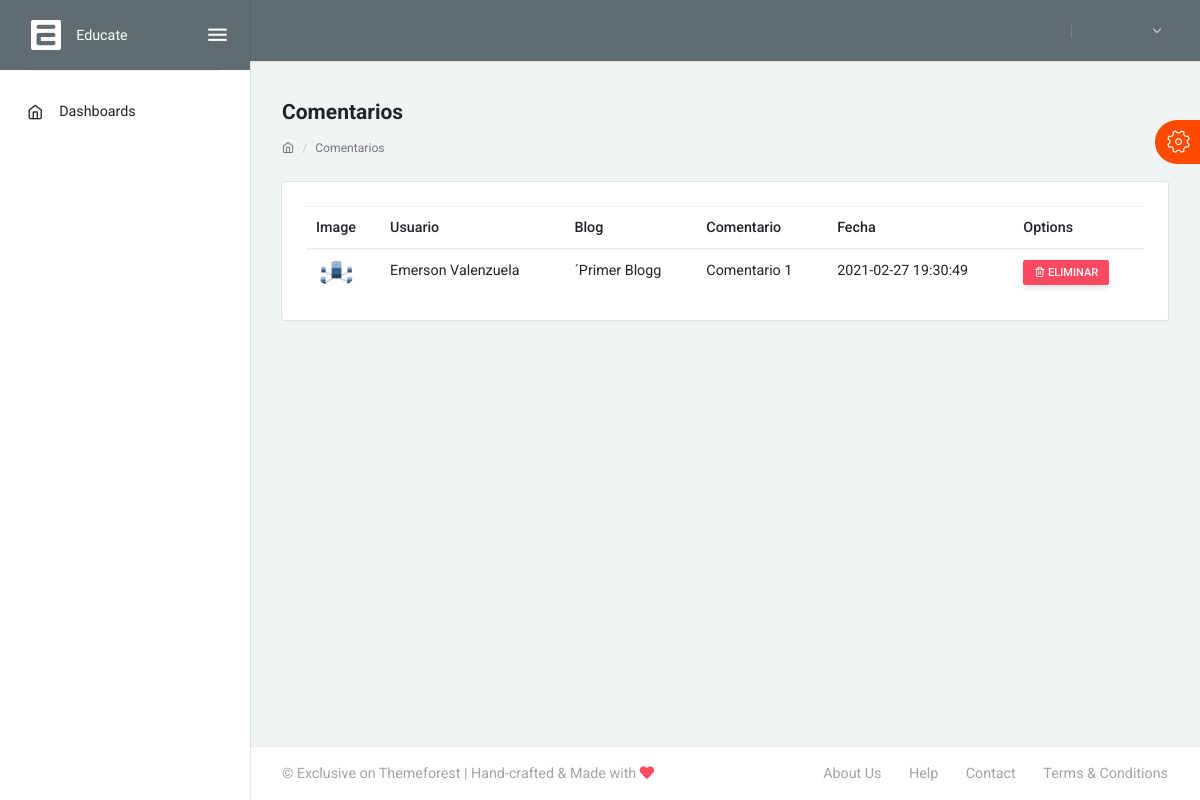
The app's page /index.php/comentarios with its own data.
### tables this page shows
CREATE TABLE `comments` (
  `id` int(11) NOT NULL,
  `iduser` varchar(11) NOT NULL,
  `idblog` varchar(11) NOT NULL,
  `comentario` varchar(255) NOT NULL,
  `fecha` datetime NOT NULL DEFAULT current_timestamp()
);

CREATE TABLE `blog` (
  `id` int(11) NOT NULL,
  `title` varchar(200) NOT NULL,
  `description` text NOT NULL,
  `fecha` date NOT NULL DEFAULT current_timestamp(),
  `hora` time NOT NULL DEFAULT current_timestamp(),
  `image` text NOT NULL,
  `image2` text NOT NULL,
  `image3` text NOT NULL,
  `curso` int(11) NOT NULL
);

CREATE TABLE `users` (
  `id` int(11) NOT NULL,
  `name` varchar(255) NOT NULL,
  `email` varchar(255) NOT NULL,
  `phone` varchar(9) NOT NULL,
  `username` varchar(255) NOT NULL,
  `pass` varchar(255) NOT NULL,
  `idRol` int(11) NOT NULL,
  `photo` text DEFAULT NULL
);

### application/controllers/Comentarios.php (called while the page is built, shortened)
<?php
class Comentarios extends CI_Controller {
		public function index()
		{
			$dataHeader['nombre_rol']=$this->session->userdata('nombre_rol');
			$dataHeader['emails']=$this->consultas->getNEmails();
			$idUser = $this->session->userdata('idUser');
			$user=$this->consultas->getUsers($idUser);
			$dataHeader['usuario']=$user;
			$data['msj'] ="";
			$data['comments']=$this->consultas->getComments();
			$dataHeader['titulo']="Nivel Basico";
			$this->load->view('admin/sidebar',$dataHeader);
			$data['error'] ="";
			$this->load->view('admin/comentarios',$data);
		}
}

### index.php (called while the page is built, shortened)
<?php
require_once BASEPATH.'core/CodeIgniter.php';

### application/models/consultas.php (called while the page is built, shortened)
<?php
class Consultas extends CI_Model
{
		public function getComments($id=0)
		{
			$sql = "SELECT c.*,u.name, b.title, b.image
			FROM comments c
			inner join users u on c.iduser = u.id
			inner join blog b on c.idblog = b.id
			ORDER BY c.fecha ASC";
			$query = $this->db->query($sql);
			return $query->result_array();
		}
}
?>

### application/views/admin/comentarios.php (the view, shortened to what this page needs)
<div class="layout-content">
    <div class="container-fluid flex-grow-1 container-p-y">
        <h4 class="font-weight-bold py-3 mb-0">Comentarios</h4>
        <div class="text-muted small mt-0 mb-4 d-block breadcrumb">
            <ol class="breadcrumb">
                <li class="breadcrumb-item"><a href="#"><i class="feather icon-home"></i></a></li>
                <li class="breadcrumb-item active"><a href="#!">Comentarios</a></li>
            </ol>
        </div>
        <div class="row">
            <div class="col-xl-12">
                <div class="card">
                    <div class="card-body">
                        <div class="table-responsive">
                            <table id="report-table" class="table mb-0">
                                <thead>
                                    <tr>
                                        <th>Image</th>
                                        <th>Usuario</th>
                                        <th>Blog</th>
                                        <th>Comentario</th>
                                        <th>Fecha</th>
                                        <th>Options</th>
                                    </tr>
                                </thead>
                                <tbody>
								<?php
									foreach ($comments as $comment) {
										?>
                                    <tr data-id="<?=$comment['id']?>">
                                        <td>
                                            <img src="assets/img/blog/<?=$comment['image']?>" class="img-fluid img-radius wid-40" alt="">
                                        </td>
                                        <td><?=$comment['name']?></td>
                                        <td><?=$comment['title']?></td>
                                        <td><?=$comment['comentario']?></td>
                                        <td><?=$comment['fecha']?></td>
                                        <td>
										<form action="<?= base_url(); ?>comentarios/delet" method="post">
										<button href="#!" class="btn btn-danger btn-sm"><i class="feather icon-trash-2"></i>&nbsp;Eliminar </button>
											</form>
                                        </td>
                                    </tr>
								<?php
								}
								?>
                                </tbody>
                            </table>
                        </div>
                    </div>
                </div>
            </div>
        </div>
    </div>
    <nav class="layout-footer footer footer-light">
        <div class="container-fluid d-flex flex-wrap justify-content-between text-center container-p-x pb-3">
            <div class="pt-3">
                <span class="float-md-right d-none d-lg-block">&copy; Exclusive on Themeforest | Hand-crafted &amp; Made with <i class="fas fa-heart text-danger mr-2"></i></span>
            </div>
            <div>
                <a href="javascript:" class="footer-link pt-3">About Us</a>
                <a href="javascript:" class="footer-link pt-3 ml-4">Help</a>
                <a href="javascript:" class="footer-link pt-3 ml-4">Contact</a>
                <a href="javascript:" class="footer-link pt-3 ml-4">Terms &amp; Conditions</a>
            </div>
        </div>
    </nav>
</div>
</div>
</div>
</div>
</body>
</html>

### assets/css/uikit.css (style rules this page uses)
.card { margin-bottom: 1.5rem; }
.wid-40 { width: 40px; }
.img-radius { border-radius: 50%; }

### records on screen
comments: idblog.image (picture), iduser.name "Emerson Valenzuela", idblog.title "´Primer Blogg", comentario "Comentario 1", fecha "2021-02-27 19:30:49"
